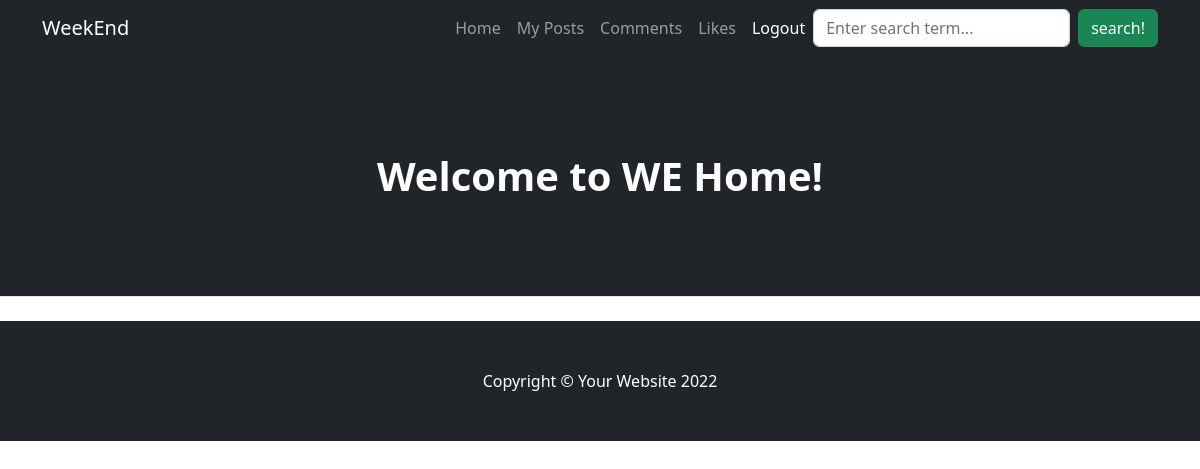
Before: /my_post (signed in) with the older database file.
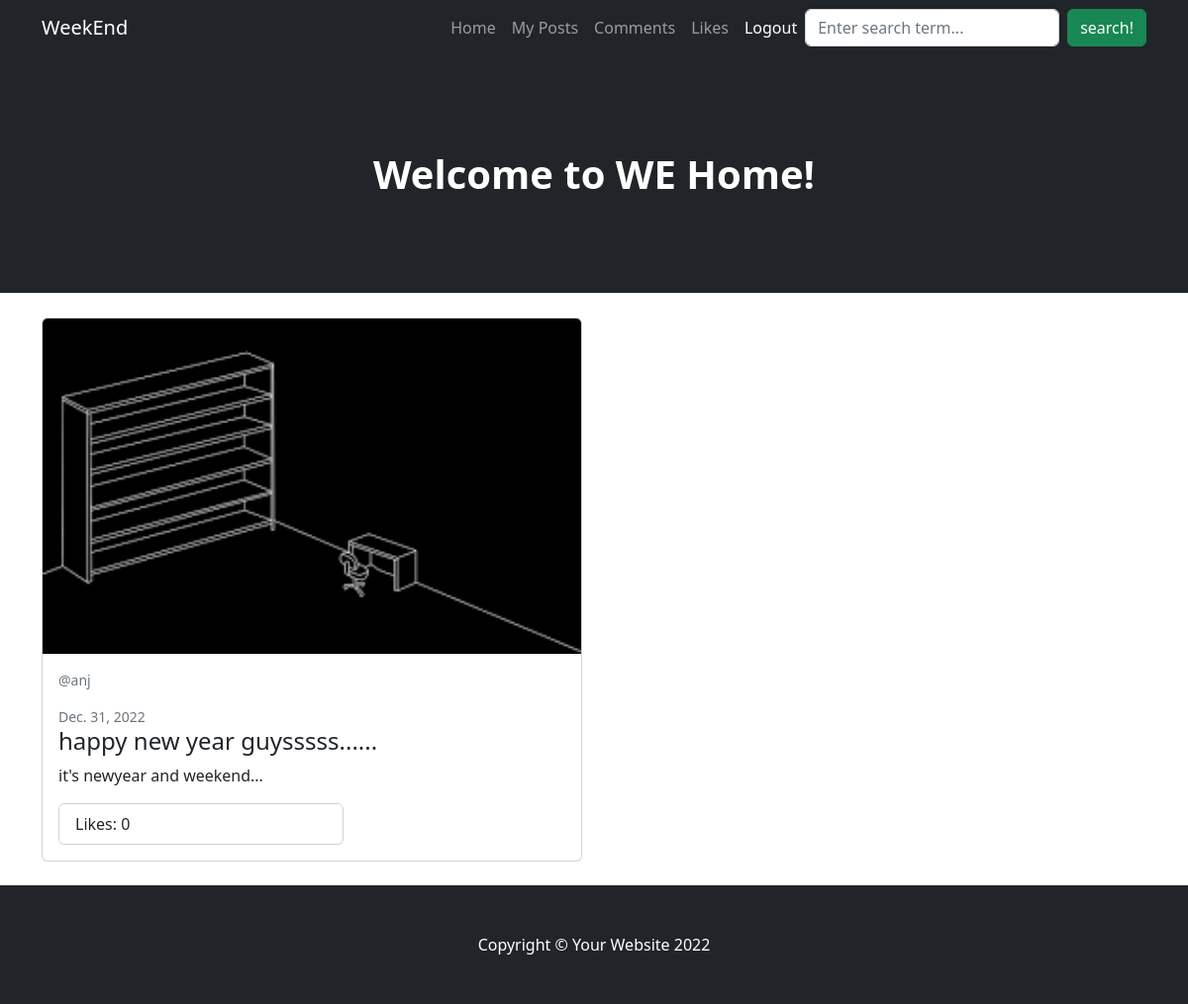
After: the same page with the newer database file.
### weekendpost/models.py (models this page shows, shortened)
class Posts(models.Model):
    title=models.CharField(max_length=200)
    image=models.ImageField(upload_to="images",null=True)
    description=models.CharField(max_length=500)
    posted_by=models.ForeignKey(User,on_delete=models.CASCADE)
    posted_date=models.DateField(auto_now_add=True)
    post_like=models.ManyToManyField(User,related_name="liked")
    @property
    def post_likescount(self):
        return self.post_like.all().count()

### weekendweb/views.py (the view)
# urls.py: path("my_post",MyPostView.as_view(),name="my-post"),
class MyPostView(ListView):
    template_name="mypost.html"
    model=Posts
    context_object_name="post"
    def get_queryset(self):
        return Posts.objects.filter(posted_by=self.request.user)

### weekendweb/templates/mypost.html
{% extends 'base.html' %}
{%block body_block%}
<div class="row">
    {%for mp in post%}
    <div class="col-lg-6">
        <div class="card mb-4">
            <a href="#!">
                <img class="card-img-top" src="{{mp.image.url}}" alt="..." /></a>
            <div class="card-body">
                <div class="small text-muted">
                    <p class="post-meta">@{{mp.posted_by}}</p>
                    {{mp.posted_date}}
                </div>
                <h2 class="card-title h4">{{mp.title}}</h2>
                <p class="card-text">{{mp.description}}</p>
                <div class="card" style="width: 18rem;">
                    <ul class="list-group list-group-flush">
                        <li class="list-group-item">Likes: {{mp.post_likescount}}</li>
                    </ul>
                </div>
            </div>
        </div>
    </div>
    {% endfor%}
</div>
{%endblock%}

Changed rows visible on the page:
added Posts: image (picture), posted_by "anj", posted_date "Dec. 31, 2022", title "happy new year guysssss......", description "it's newyear and weekend...", post_likescount "0"
